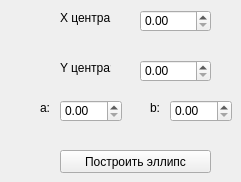
      <widget class="QWidget" name="draw_ellipse">
       <attribute name="title">
        <string>Рисование</string>
       </attribute>
       <widget class="QDoubleSpinBox" name="yc_ellipse">
        <property name="geometry">
         <rect>
          <x>140</x>
          <y>60</y>
          <width>71</width>
          <height>22</height>
         </rect>
        </property>
        <property name="inputMethodHints">
         <set>Qt::ImhFormattedNumbersOnly|Qt::ImhPreferNumbers</set>
        </property>
        <property name="maximum">
         <double>541.000000000000000</double>
        </property>
       </widget>
       <widget class="QLabel" name="lbl_yc_ellipse">
        <property name="geometry">
         <rect>
          <x>60</x>
          <y>60</y>
          <width>51</width>
          <height>16</height>
         </rect>
        </property>
        <property name="text">
         <string>Y центра:</string>
        </property>
       </widget>
       <widget class="QLabel" name="lbl_xc_ellipse">
        <property name="geometry">
         <rect>
          <x>60</x>
          <y>10</y>
          <width>51</width>
          <height>16</height>
         </rect>
        </property>
        <property name="text">
         <string>X центра:</string>
        </property>
       </widget>
       <widget class="QPushButton" name="btn_get_ellipse">
        <property name="geometry">
         <rect>
          <x>60</x>
          <y>150</y>
          <width>151</width>
          <height>23</height>
         </rect>
        </property>
        <property name="text">
         <string>Построить эллипс</string>
        </property>
       </widget>
       <widget class="QDoubleSpinBox" name="xc_ellipse">
        <property name="geometry">
         <rect>
          <x>140</x>
          <y>10</y>
          <width>71</width>
          <height>22</height>
         </rect>
        </property>
        <property name="inputMethodHints">
         <set>Qt::ImhFormattedNumbersOnly|Qt::ImhPreferNumbers</set>
        </property>
        <property name="maximum">
         <double>561.000000000000000</double>
        </property>
       </widget>
       <widget class="QDoubleSpinBox" name="a">
        <property name="geometry">
         <rect>
          <x>60</x>
          <y>100</y>
          <width>62</width>
          <height>22</height>
         </rect>
        </property>
        <property name="maximum">
         <double>10000.000000000000000</double>
        </property>
       </widget>
       <widget class="QDoubleSpinBox" name="b">
        <property name="geometry">
         <rect>
          <x>170</x>
          <y>100</y>
          <width>62</width>
          <height>22</height>
         </rect>
        </property>
        <property name="maximum">
         <double>10000.000000000000000</double>
        </property>
       </widget>
       <widget class="QLabel" name="lbl_a">
        <property name="geometry">
         <rect>
          <x>40</x>
          <y>100</y>
          <width>21</width>
          <height>16</height>
         </rect>
        </property>
        <property name="text">
         <string>a:</string>
        </property>
       </widget>
       <widget class="QLabel" name="lbl_b">
        <property name="geometry">
         <rect>
          <x>150</x>
          <y>100</y>
          <width>21</width>
          <height>16</height>
         </rect>
        </property>
        <property name="text">
         <string>b:</string>
        </property>
       </widget>
      </widget>
